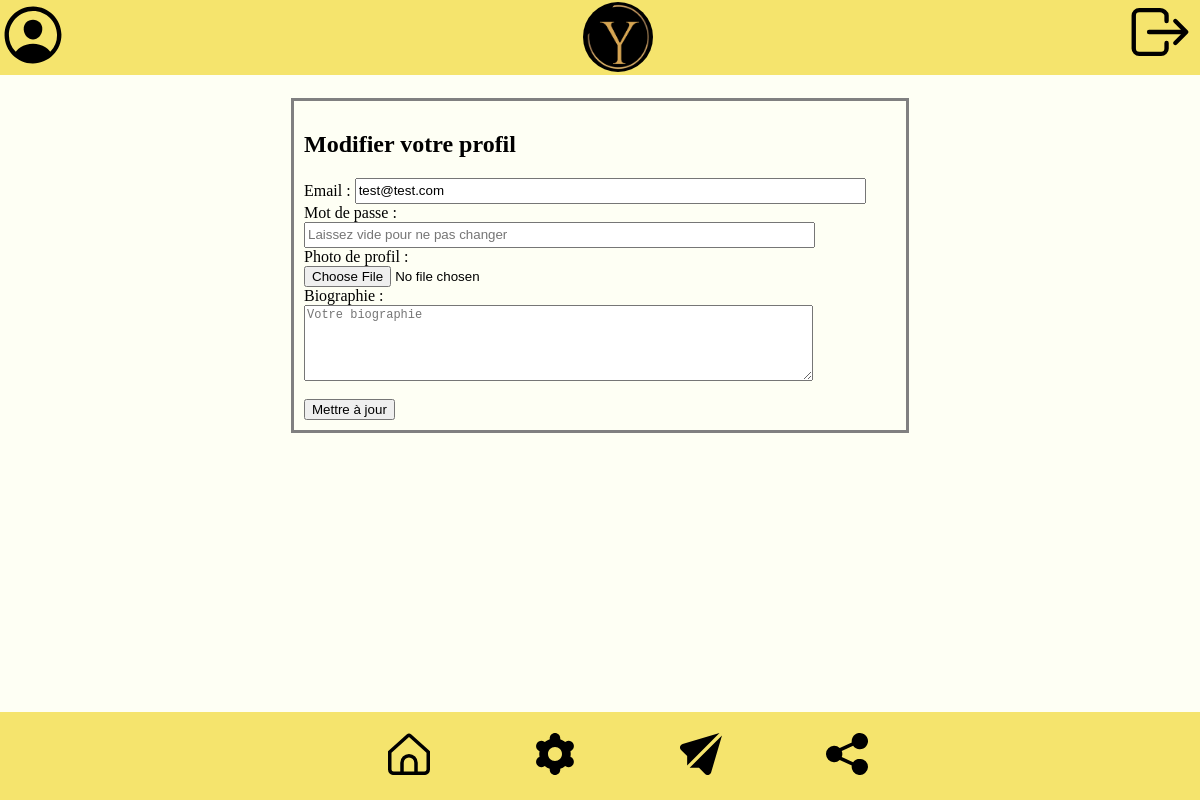
/setting.php (signed in), run on an earlier commit of the app's database.
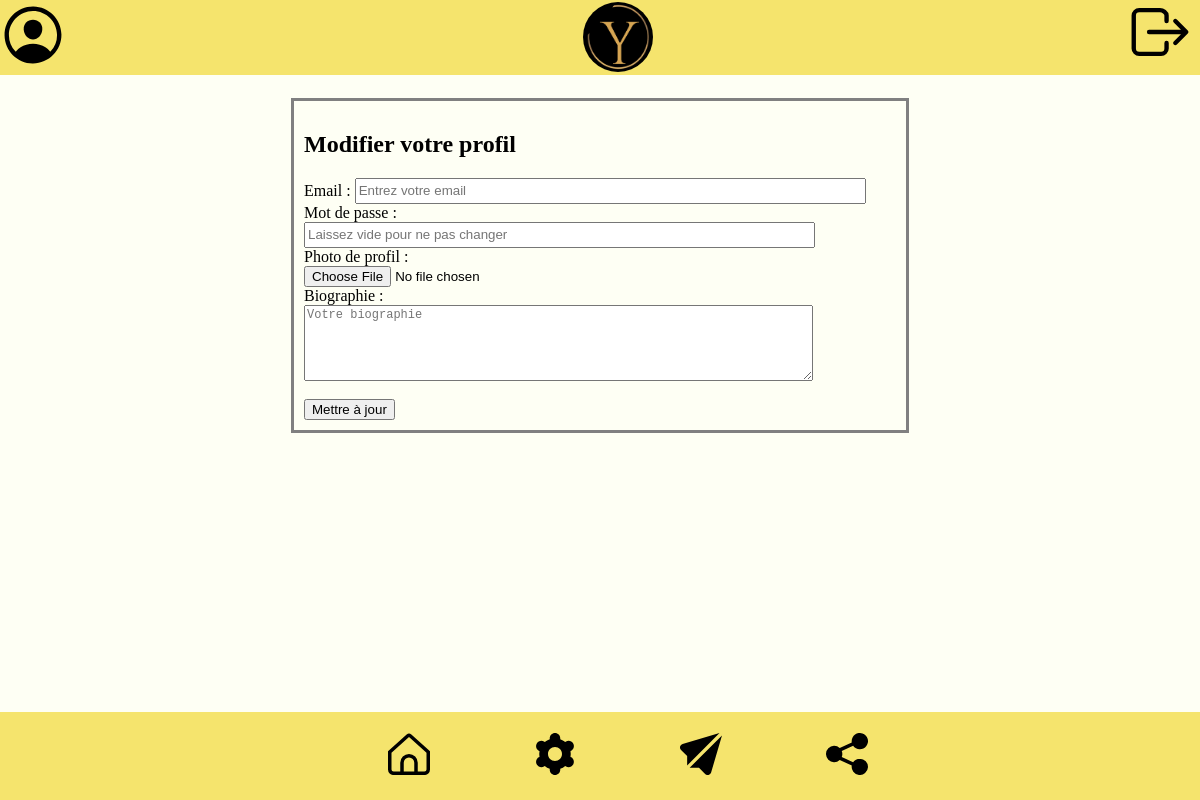
And on a later commit of the database.
### tables this page shows
CREATE TABLE "users" (
	"id"	INTEGER,
	"nom"	TEXT NOT NULL UNIQUE,
	"email"	INTEGER NOT NULL UNIQUE,
	"mot_de_passe"	TEXT NOT NULL,
	"photo"	BLOB,
	"bio"	TEXT,
	"statut"	INTEGER NOT NULL,
	UNIQUE("email"),
	PRIMARY KEY("id" AUTOINCREMENT),
	UNIQUE("nom")
);

### sql/recup_setting.php (called while the page is built, shortened)
<?php
$pdo = connexion('Y_database.db');
try {
    $stmt = $pdo->prepare('SELECT email, bio FROM users WHERE id = :id');
    $stmt->bindParam(':id', $id);
    $stmt->execute();
    $result = $stmt->fetch(PDO::FETCH_ASSOC);
    $email = $result['email'] ?? '';
} catch (PDOException $e) {
    echo "<p>Erreur lors de la récupération des informations utilisateur.</p>";
}
?>

### setting.php (the view, shortened to what this page needs)
<?php
$id = $_SESSION['id'] ?? null;
$nom = $_SESSION['nom'] ?? null;
include("sql/recup_setting.php");
?>
<?php
include("includes/head.php");
?>
<br><br><br><br><br>
<?php
if (!isset($nom)) {
    NoConnect();
} else {
?>
<div class="contenu">
    <div class="gauche">
    </div>
    <div class="settings">
        <h2>Modifier votre profil</h2>
        <form action="modif_profile.php" method="POST" class="settings-form" enctype="multipart/form-data">
            <label>Email :</label>
            <input type="email" name="email" placeholder="Entrez votre email" value="<?php echo htmlspecialchars($email); ?>" required><br>
            <label>Mot de passe :</label>
            <input type="password" name="password" placeholder="Laissez vide pour ne pas changer"><br>
            <label>Photo de profil :</label>
            <input type="file" name="photo"><br>
            <label>Biographie :</label>
            <textarea name="bio" placeholder="Votre biographie" rows="5"><?php echo htmlspecialchars($bio); ?></textarea><br>
            <button type="submit">Mettre à jour</button>
        </form>
    </div>
    <div class="droite">
    </div>
</div>
<?php
}
?>
<?php
include("includes/footer.php");
?>

### includes/head.php (shortened to what this page needs)
<!DOCTYPE html>
<html lang="fr">
<head>
    <link rel="stylesheet" href="style.css">
</head>
<body>
    <div class="header">
        <nav class="profil">
            <a href="profile.php"><img src="images/person-circle-outline.svg" alt="profil" width="70" height="70"></a>
        </nav>
        <div class="logo">
            <img src="images/logo.jpg" alt="logo" width="70" height="70">
        </div>
        <?php
        if (isset($nom)) {
        ?>
            <div class="log-out">
                <a href="logout.php"><img src="images/log-out.svg" alt="log-out" width="70" height="70"></a>
            </div>
        <?php
        }
        ?>
    </div>

### includes/footer.php
<div class="footer">
    <nav class="navigateur">
        <ol>
            <li class="lien"><a href="accueil.php"><img src="images/home.svg" alt="profil" class="image" width="42" height="42"></a></li>
            <li class="lien"><a href="setting.php"><img src="images/settings.svg" alt="profil" class="image" width="42" height="42"></a></li>
            <li class="lien"><a href="message.php"><img src="images/paper-plane.svg" alt="profil" class="image" width="42" height="42"></a></li>
            <li class="lien"><a href="partage.php"><img src="images/share.svg" alt="profil" class="image" width="42" height="42"></a></li>
        </ol>
    </nav>
</div>
</body>
</html>

### style.css (style rules this page uses)
body { background-color:#FEFFF4; }
.header { position:fixed; top:0; background-color:#F5E46D; width:105%; height:75px; margin-left: -10px; }
.header .log-out { position: absolute; top: -3px; right: 5%; }
.logo { position: absolute; top: -3px; left: 50%; }
.logo img { border-radius:50%; padding:5px; margin-left:-50px; }
.lien { display:inline-block; text-align:right; list-style-type:none; }
.lien a { text-decoration:none; }
.footer { position:fixed; bottom:0; background-color:#F5E46D; width:105%; text-align:center; margin-left: -10px; }
.footer .image { position: relative; padding: 5px 50px; right:20px; }
.contenu { display:flex; }
.gauche { flex:2; }
.droite { flex:2; }
.settings { padding : 10px; border:solid; border-color:gray; flex:20; max-width:50%; }
.settings input { width : 85%; min-height : 20px; }
.settings textarea { font-size:small; width : 85%; display:block; }

What changed in the data, as far as the page shows it:
no longer on this page (row edited): users: email "test@test.com"
